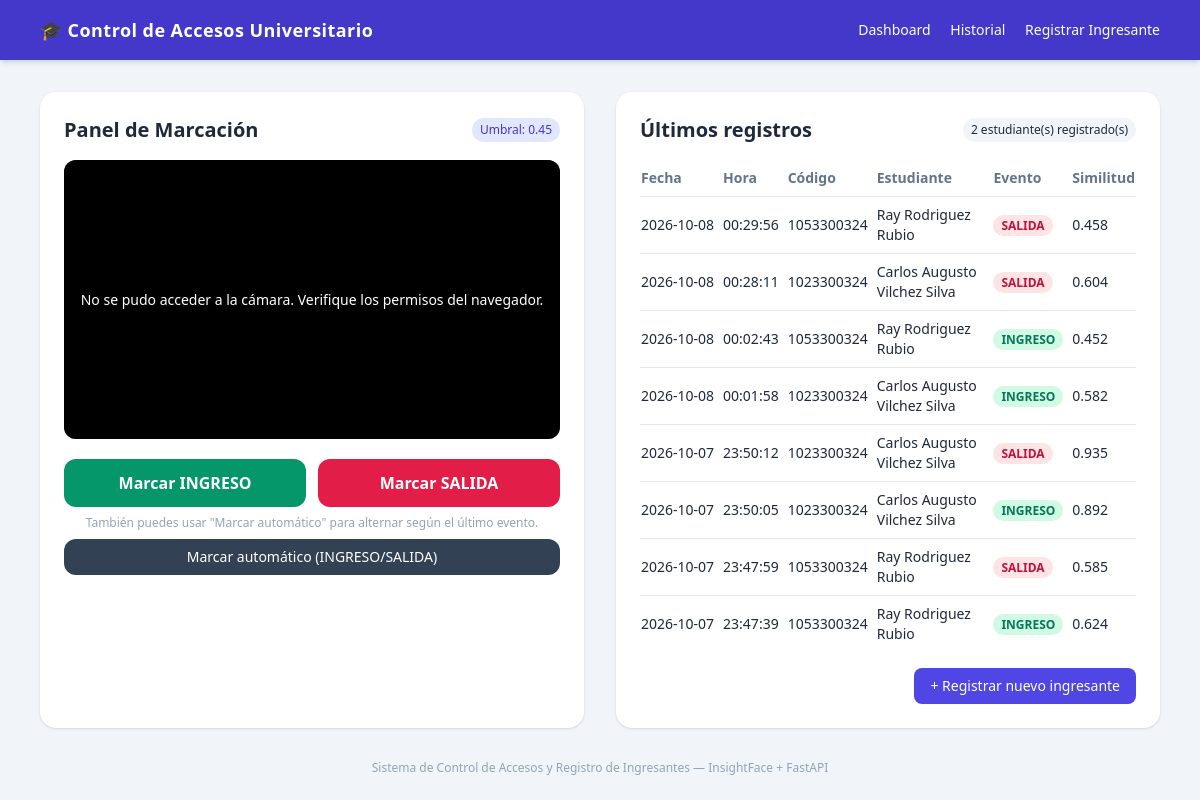
The page / on the database its author committed.
### tables this page shows
CREATE TABLE registros_acceso (
                id                INTEGER PRIMARY KEY AUTOINCREMENT,
                estudiante_id     INTEGER NOT NULL,
                tipo_evento       TEXT    NOT NULL
                                  CHECK (tipo_evento IN ('INGRESO', 'SALIDA')),
                timestamp         TEXT    NOT NULL,
                umbral_similitud  REAL    NOT NULL,
                FOREIGN KEY (estudiante_id)
                    REFERENCES estudiantes (id)
                    ON DELETE CASCADE
            );

CREATE TABLE estudiantes (
                id                INTEGER PRIMARY KEY AUTOINCREMENT,
                codigo_estudiante TEXT    NOT NULL UNIQUE,
                nombres           TEXT    NOT NULL,
                apellidos         TEXT    NOT NULL,
                carrera           TEXT    NOT NULL,
                embedding_blob    BLOB    NOT NULL,
                foto_path         TEXT    NOT NULL,
                fecha_registro    TEXT    NOT NULL
            );

### app.py (the view)
@app.get("/", response_class=HTMLResponse, tags=["Vistas"])
async def dashboard(request: Request):
    ultimos = database.obtener_ultimos_registros(limite=10)
    return templates.TemplateResponse(
        "index.html",
        {
            "request": request,
            "ultimos_registros": ultimos,
            "total_estudiantes": database.contar_estudiantes(),
            "umbral": config.UMBRAL_SIMILITUD,
        },
    )

### templates/index.html (shortened to what this page needs)
{% extends "base.html" %}
{% block content %}
<div class="grid grid-cols-1 lg:grid-cols-2 gap-8">
    <section class="bg-white rounded-2xl shadow p-6">
        <div class="flex items-center justify-between mb-4">
            <h2 class="text-xl font-semibold">Panel de Marcación</h2>
            <span class="text-xs bg-indigo-100 text-indigo-700 px-2 py-1 rounded-full">
                Umbral: {{ "%.2f"|format(umbral) }}
            </span>
        </div>
        <div id="zona-camara">
            <div class="relative bg-black rounded-xl overflow-hidden aspect-video">
                <video id="video" autoplay playsinline muted
                       class="w-full h-full object-cover"></video>
                <div id="overlay-camara"
                     class="absolute inset-0 hidden items-center justify-center
                            bg-black/60 text-white text-sm text-center px-4">
                </div>
            </div>
        </div>
        <div class="grid grid-cols-2 gap-3 mt-5">
            <button id="btn-ingreso"
                    class="py-3 rounded-xl bg-emerald-600 hover:bg-emerald-700
                           text-white font-semibold transition disabled:opacity-50">
                Marcar INGRESO
            </button>
            <button id="btn-salida"
                    class="py-3 rounded-xl bg-rose-600 hover:bg-rose-700
                           text-white font-semibold transition disabled:opacity-50">
                Marcar SALIDA
            </button>
        </div>
        <p class="text-xs text-slate-400 mt-2 text-center">
            También puedes usar "Marcar automático" para alternar según el último evento.
        </p>
        <button id="btn-auto"
                class="w-full mt-2 py-2 rounded-xl bg-slate-700 hover:bg-slate-800
                       text-white text-sm font-medium transition disabled:opacity-50">
            Marcar automático (INGRESO/SALIDA)
        </button>
    </section>
    <section class="bg-white rounded-2xl shadow p-6">
        <div class="flex items-center justify-between mb-4">
            <h2 class="text-xl font-semibold">Últimos registros</h2>
            <span class="text-xs bg-slate-100 px-2 py-1 rounded-full">
                {{ total_estudiantes }} estudiante(s) registrado(s)
            </span>
        </div>
        <div class="overflow-x-auto">
            <table class="w-full text-sm">
                <thead>
                    <tr class="text-left text-slate-500 border-b">
                        <th class="py-2 pr-2">Fecha</th>
                        <th class="py-2 pr-2">Hora</th>
                        <th class="py-2 pr-2">Código</th>
                        <th class="py-2 pr-2">Estudiante</th>
                        <th class="py-2 pr-2">Evento</th>
                        <th class="py-2">Similitud</th>
                    </tr>
                </thead>
                <tbody id="tbody-registros">
                    {% for r in ultimos_registros %}
                    <tr class="border-b last:border-0">
                        <td class="py-2 pr-2 whitespace-nowrap">{{ r["fecha"] }}</td>
                        <td class="py-2 pr-2 whitespace-nowrap">{{ r["hora"] }}</td>
                        <td class="py-2 pr-2">{{ r["codigo_estudiante"] }}</td>
                        <td class="py-2 pr-2">{{ r["nombres"] }} {{ r["apellidos"] }}</td>
                        <td class="py-2 pr-2">
                            {% if r["tipo_evento"] == "INGRESO" %}
                            <span class="px-2 py-0.5 rounded-full bg-emerald-100 text-emerald-700 text-xs font-semibold">INGRESO</span>
                            {% else %}
                            <span class="px-2 py-0.5 rounded-full bg-rose-100 text-rose-700 text-xs font-semibold">SALIDA</span>
                            {% endif %}
                        </td>
                        <td class="py-2">{{ "%.3f"|format(r["umbral_similitud"]) }}</td>
                    </tr>
                    {% else %}
                    <tr>
                        <td colspan="6" class="py-6 text-center text-slate-400">
                            Aún no hay registros de acceso.
                        </td>
                    </tr>
                    {% endfor %}
                </tbody>
            </table>
        </div>
        <div class="mt-4 text-right">
            <a href="/registro"
               class="inline-block px-4 py-2 rounded-lg bg-indigo-600 hover:bg-indigo-700
                      text-white text-sm font-medium transition">
                + Registrar nuevo ingresante
            </a>
        </div>
    </section>
</div>
{% endblock %}

### templates/base.html (shortened to what this page needs)
<!DOCTYPE html>
<html lang="es">
<head>
    <script src="https://cdn.tailwindcss.com"></script>
    <link rel="stylesheet" href="{{ url_for('static', path='/css/style.css') }}">
</head>
<body class="bg-slate-100 min-h-screen text-slate-800">
    <nav class="bg-indigo-700 text-white shadow-md">
        <div class="max-w-6xl mx-auto px-4 py-4 flex items-center justify-between">
            <a href="/" class="text-lg font-bold tracking-wide">
                🎓 Control de Accesos Universitario
            </a>
            <div class="space-x-4 text-sm font-medium">
                <a href="/" class="hover:text-indigo-200 transition">Dashboard</a>
                <a href="/historial" class="hover:text-indigo-200 transition">Historial</a>
                <a href="/registro" class="hover:text-indigo-200 transition">Registrar Ingresante</a>
            </div>
        </div>
    </nav>
    <main class="max-w-6xl mx-auto px-4 py-8">
        {% block content %}{% endblock %}
    </main>
    <footer class="text-center text-xs text-slate-400 pb-6">
        Sistema de Control de Accesos y Registro de Ingresantes &mdash; InsightFace + FastAPI
    </footer>
</body>
</html>

### static/css/style.css (style rules this page uses)
html { scroll-behavior: smooth; }
video { background-color: #000; }

### rows shown on the page
registros_acceso: fecha "2026-10-08", hora "00:29:56", codigo_estudiante "1053300324", nombres "Ray", apellidos "Rodriguez Rubio", tipo_evento "SALIDA", umbral_similitud "0.458"
registros_acceso: fecha "2026-10-08", hora "00:28:11", codigo_estudiante "1023300324", nombres "Carlos Augusto", apellidos "Vilchez Silva", tipo_evento "SALIDA", umbral_similitud "0.604"
registros_acceso: fecha "2026-10-08", hora "00:02:43", codigo_estudiante "1053300324", nombres "Ray", apellidos "Rodriguez Rubio", tipo_evento "INGRESO", umbral_similitud "0.452"
registros_acceso: fecha "2026-10-08", hora "00:01:58", codigo_estudiante "1023300324", nombres "Carlos Augusto", apellidos "Vilchez Silva", tipo_evento "INGRESO", umbral_similitud "0.582"
registros_acceso: fecha "2026-10-07", hora "23:50:12", codigo_estudiante "1023300324", nombres "Carlos Augusto", apellidos "Vilchez Silva", tipo_evento "SALIDA", umbral_similitud "0.935"
registros_acceso: fecha "2026-10-07", hora "23:50:05", codigo_estudiante "1023300324", nombres "Carlos Augusto", apellidos "Vilchez Silva", tipo_evento "INGRESO", umbral_similitud "0.892"
registros_acceso: fecha "2026-10-07", hora "23:47:59", codigo_estudiante "1053300324", nombres "Ray", apellidos "Rodriguez Rubio", tipo_evento "SALIDA", umbral_similitud "0.585"
registros_acceso: fecha "2026-10-07", hora "23:47:39", codigo_estudiante "1053300324", nombres "Ray", apellidos "Rodriguez Rubio", tipo_evento "INGRESO", umbral_similitud "0.624"

### other values the page prints
{{ "%.2f"|format(umbral) }} "0.45"
{{ total_estudiantes }} "2"
